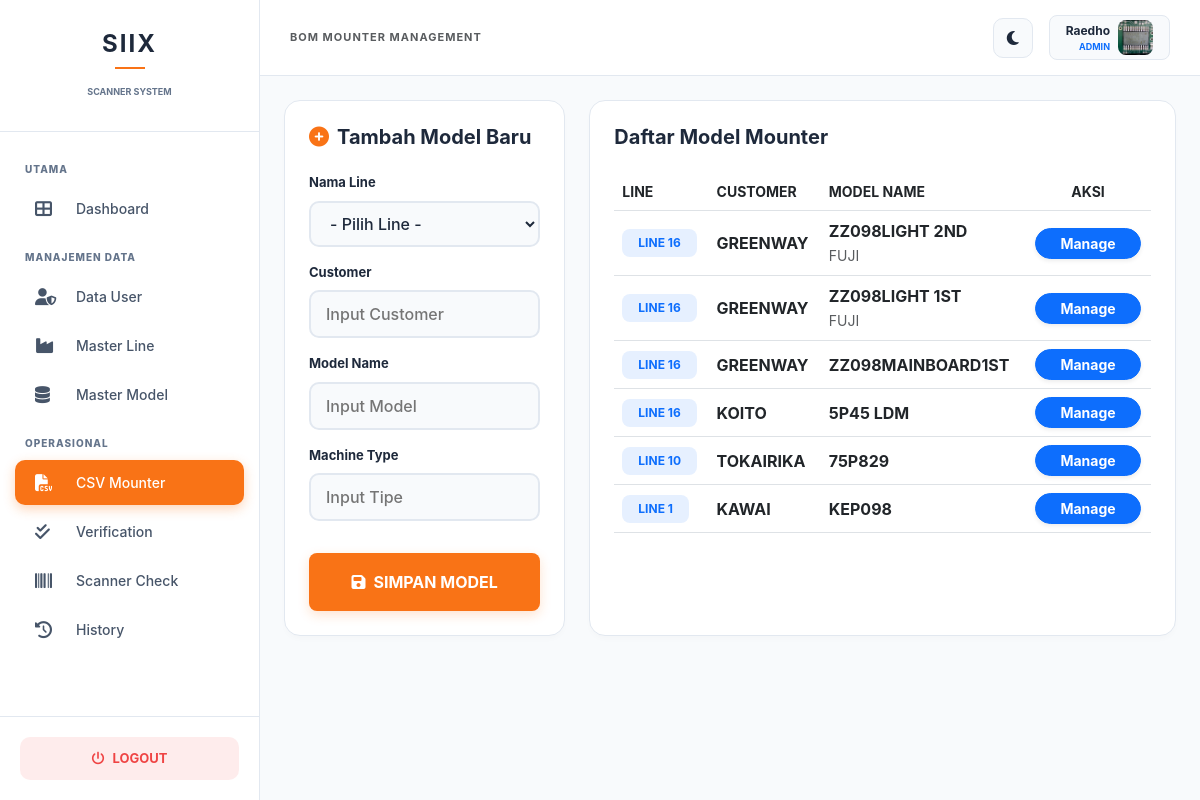
The app's page /admin/csv_mounter.php (signed in) with its own data.
### tables this page shows
CREATE TABLE `users` (
  `id` int(11) NOT NULL,
  `username` varchar(50) NOT NULL,
  `nama_karyawan` varchar(100) DEFAULT NULL,
  `password` varchar(255) NOT NULL,
  `role` enum('admin','user') DEFAULT 'user',
  `foto` varchar(255) DEFAULT 'default.png'
);

CREATE TABLE `bom_list` (
  `id` int(11) NOT NULL,
  `nama_line` varchar(50) DEFAULT NULL,
  `customer` varchar(100) DEFAULT NULL,
  `model_name` varchar(100) DEFAULT NULL,
  `tipe_mesin` enum('FUJI','CM','NPM') DEFAULT NULL
);

### admin/csv_mounter.php (the view, shortened to what this page needs)
<?php
include '../config/koneksi.php';
$user_login = $_SESSION['username'];
$query_user = mysqli_query($conn, "SELECT * FROM users WHERE username = '$user_login'");
$data_user = mysqli_fetch_assoc($query_user);
?>
<!DOCTYPE html>
<html lang="id">
<head>
    <link href="https://cdn.jsdelivr.net/npm/bootstrap@5.3.0/dist/css/bootstrap.min.css" rel="stylesheet">
    <link rel="stylesheet" href="https://cdnjs.cloudflare.com/ajax/libs/font-awesome/6.4.0/css/all.min.css">
</head>
<body data-bs-theme="light">
<nav id="sidebar">
    <div class="sidebar-header">
        <h4 class="fw-bold mb-0" style="letter-spacing: 2px;">SIIX</h4>
        <div style="height: 2px; width: 30px; background: var(--accent); margin: 8px auto;"></div>
        <small style="font-size: 9px; color: var(--text-muted); font-weight: 700;">SCANNER SYSTEM</small>
    </div>
    <div class="sidebar-menu">
        <div class="menu-label">Utama</div>
        <a href="dashboard.php"><i class="fas fa-th-large me-3"></i> Dashboard</a>
        <div class="menu-label">Manajemen Data</div>
        <a href="users.php"><i class="fas fa-user-shield me-3"></i> Data User</a>
        <a href="master_line.php"><i class="fas fa-industry me-3"></i> Master Line</a>
        <a href="master_data.php"><i class="fas fa-database me-3"></i> Master Model</a>
        <div class="menu-label">Operasional</div>
        <a href="csv_mounter.php" class="active"><i class="fas fa-file-csv me-3"></i> CSV Mounter</a>
        <a href="bom_Check.php"><i class="fas fa-check-double me-3"></i> Verification</a>
        <a href="scanner_check.php"><i class="fas fa-barcode me-3"></i> Scanner Check</a>
        <a href="history_scanner.php"><i class="fas fa-clock-rotate-left me-3"></i> History</a>
    </div>
    <div class="sidebar-footer">
        <a href="../logout.php" style="width: 100%; display: flex; align-items: center; justify-content: center; padding: 12px; color: #ef4444; text-decoration: none; background: rgba(239, 68, 68, 0.1); border-radius: 10px; font-weight: 700; font-size: 13px;">
            <i class="fas fa-power-off me-2"></i> LOGOUT
        </a>
    </div>
</nav>
<div class="main-content">
    <div class="top-nav d-flex justify-content-between align-items-center">
        <h6 class="mb-0 fw-bold text-muted text-uppercase" style="font-size: 11px; letter-spacing: 1px;">BOM Mounter Management</h6>
        <div class="d-flex align-items-center gap-3">
            <button class="theme-toggle" id="darkModeToggle"><i class="fas fa-moon" id="themeIcon"></i></button>
            <div class="d-flex align-items-center gap-2 px-3 py-1 rounded-3" style="background: var(--bg-body); border: 1px solid var(--nav-border);">
                <div class="text-end">
                    <p class="mb-0 fw-bold" style="font-size: 12px;"><?= $data_user['nama_karyawan'] ?></p>
                    <p class="mb-0 text-primary fw-bold" style="font-size: 9px; text-transform: uppercase;"><?= $_SESSION['role'] ?></p>
                </div>
                <img src="../assets/img/profile/<?= $data_user['foto'] ?: 'default.png' ?>" style="width: 35px; height: 35px; border-radius: 8px; object-fit: cover;">
            </div>
        </div>
    </div>
    <div class="p-4">
        <?php if(isset($_GET['manage'])):
            $bom_id = $_GET['manage'];
            $header = mysqli_fetch_assoc(mysqli_query($conn, "SELECT * FROM bom_list WHERE id='$bom_id'"));
            $check_master = mysqli_num_rows(mysqli_query($conn, "SELECT id FROM master_model WHERE bom_id='$bom_id'"));
        ?>
            <div class="card-custom p-4 mb-4" style="border-left: 5px solid var(--accent);">
                <div class="d-flex justify-content-between align-items-center">
                    <div>
                        <div class="d-flex align-items-center gap-3 mb-1">
                            <h4 class="fw-bold mb-0 text-uppercase"><?= $header['model_name'] ?></h4>
                            <?= ($check_master > 0) ? '<span class="badge bg-success bg-opacity-10 text-success border border-success px-3 py-2 rounded-pill fw-bold" style="font-size:10px;">MASTER READY</span>' : '<span class="badge bg-secondary bg-opacity-10 text-secondary border border-secondary px-3 py-2 rounded-pill fw-bold" style="font-size:10px;">NO MASTER</span>' ?>
                        </div>
                        <p class="text-muted mb-0 small text-uppercase fw-bold"><?= $header['nama_line'] ?> | <?= $header['customer'] ?> | <?= $header['tipe_mesin'] ?></p>
                    </div>
                    <div class="d-flex gap-2">
                        <form action="" method="POST" onsubmit="return confirm('Update Master Data?')">
                            <input type="hidden" name="bom_id" value="<?= $bom_id ?>">
                            <button type="submit" name="sync_master" class="btn btn-warning fw-bold px-3 rounded-3 shadow-sm text-white"><i class="fas fa-sync-alt me-2"></i>SYNC MASTER</button>
                        </form>
                        <a href="csv_mounter.php" class="btn btn-light border fw-bold px-3 rounded-3 shadow-sm">KEMBALI</a>
                    </div>
                </div>
            </div>
            <div class="row g-4 mb-4">
                <div class="col-md-8">
                    <div class="card-custom p-4">
                        <h6 class="fw-bold mb-3 text-muted text-uppercase" style="font-size: 11px;"><i class="fas fa-file-import me-2"></i>Import File CSV</h6>
                        <form action="" method="POST" enctype="multipart/form-data" class="row g-3">
                            <input type="hidden" name="bom_id" value="<?= $bom_id ?>">
                            <div class="col-md-9">
                                <input type="file" name="file_csv" class="form-control-custom w-100" accept=".csv" required>
                            </div>
                            <div class="col-md-3">
                                <button type="submit" name="import_csv" class="btn btn-primary w-100 fw-bold py-2 rounded-3">IMPORT</button>
                            </div>
                        </form>
                    </div>
                </div>
                <div class="col-md-4">
                    <div class="card-custom p-4 d-flex flex-column justify-content-center">
                        <h6 class="fw-bold mb-3 text-muted text-uppercase" style="font-size: 11px;"><i class="fas fa-trash-alt me-2"></i>Clear Data</h6>
                        <form action="" method="POST" onsubmit="return confirm('Hapus semua item? Data ini akan hilang selamanya.')">
                            <input type="hidden" name="bom_id" value="<?= $bom_id ?>">
                            <button type="submit" name="truncate_items" class="btn btn-outline-danger w-100 fw-bold py-2 rounded-3">KOSONGKAN TABEL</button>
                        </form>
                    </div>
                </div>
            </div>
            <div class="card-custom overflow-hidden">
                <div class="table-responsive">
                    <table class="table table-custom align-middle mb-0">
                        <thead>
                            <tr><th class="ps-4">No</th><th>Part Number</th><th>Feeder Name</th><th class="text-center">Type</th><th>Size</th><th>Pitch</th></tr>
                        </thead>
                        <tbody>
                            <?php $n=1; $items = mysqli_query($conn, "SELECT * FROM bom_items WHERE bom_id='$bom_id' ORDER BY id ASC");
                            if(mysqli_num_rows($items) > 0){
                                while($it = mysqli_fetch_array($items)): ?>
                                <tr>
                                    <td class="ps-4 fw-bold text-muted"><?= $n++ ?></td>
                                    <td><span class="box-sap"><?= $it['sap_code'] ?></span></td>
                                    <td class="fw-bold"><?= $it['feeder_name'] ?></td>
                                    <td class="text-center"><span class="badge bg-primary bg-opacity-10 text-primary px-3 py-2 rounded-pill"><?= strtoupper($it['feeder_type']) ?></span></td>
                                    <td class="fw-bold"><?= $it['feeder_size'] ?></td>
                                    <td class="fw-bold" style="color: var(--accent);"><?= $it['pitch'] ?></td>
                                </tr>
                            <?php endwhile; } else { echo "<tr><td colspan='6' class='text-center py-5 text-muted fw-bold'>Belum ada item terdaftar.</td></tr>"; } ?>
                        </tbody>
                    </table>
                </div>
            </div>
        <?php else: ?>
            <div class="row g-4">
                <div class="col-md-4">
                    <div class="card-custom p-4">
                        <h5 class="fw-bold mb-4"><i class="fas fa-plus-circle text-accent me-2" style="color: var(--accent);"></i>Tambah Model Baru</h5>
                        <form action="" method="POST">
                            <div class="mb-3">
                                <label class="form-label-custom">Nama Line</label>
                                <select name="nama_line" class="form-control-custom w-100" required>
                                    <option value="">- Pilih Line -</option>
                                </select>
                            </div>
                            <div class="mb-3">
                                <label class="form-label-custom">Customer</label>
                                <input type="text" name="customer" class="form-control-custom w-100" placeholder="Input Customer" required>
                            </div>
                            <div class="mb-3">
                                <label class="form-label-custom">Model Name</label>
                                <input type="text" name="model_name" class="form-control-custom w-100" placeholder="Input Model" required>
                            </div>
                            <div class="mb-3">
                                <label class="form-label-custom">Machine Type</label>
                                <input type="text" name="tipe_mesin" class="form-control-custom w-100" placeholder="Input Tipe" required>
                            </div>
                            <button type="submit" name="add_model" class="btn btn-accent w-100 fw-bold py-3 rounded-3 mt-3 text-white" style="background: var(--accent); box-shadow: 0 4px 12px rgba(249, 115, 22, 0.2);">
                                <i class="fas fa-save me-2"></i>SIMPAN MODEL
                            </button>
                        </form>
                    </div>
                </div>
                <div class="col-md-8">
                    <div class="card-custom p-4 h-100">
                        <h5 class="fw-bold mb-4">Daftar Model Mounter</h5>
                        <div class="table-responsive">
                            <table class="table table-hover align-middle">
                                <thead>
                                    <tr class="small text-muted"><th>LINE</th><th>CUSTOMER</th><th>MODEL NAME</th><th class="text-center">AKSI</th></tr>
                                </thead>
                                <tbody>
                                    <?php $res = mysqli_query($conn, "SELECT * FROM bom_list ORDER BY id DESC");
                                    while($row = mysqli_fetch_array($res)): ?>
                                    <tr>
                                        <td><span class="badge bg-primary bg-opacity-10 text-primary fw-bold px-3 py-2 rounded-3"><?= $row['nama_line'] ?></span></td>
                                        <td class="fw-bold"><?= $row['customer'] ?></td>
                                        <td><div class="fw-bold"><?= $row['model_name'] ?></div><small class="text-muted text-uppercase"><?= $row['tipe_mesin'] ?></small></td>
                                        <td class="text-center"><a href="csv_mounter.php?manage=<?= $row['id'] ?>" class="btn btn-primary btn-sm px-4 rounded-pill shadow-sm fw-bold">Manage</a></td>
                                    </tr>
                                    <?php endwhile; ?>
                                </tbody>
                            </table>
                        </div>
                    </div>
                </div>
            </div>
        <?php endif; ?>
    </div>
</div>
</body>
</html>

### admin/csv_mounter.php (style rules this page uses)
:root { --bg-body: #f8fafc; --bg-sidebar: #ffffff; --bg-card: #ffffff; --text-main: #1e293b; --text-muted: #64748b; --sidebar-text: #475569; --sidebar-hover: #f1f5f9; --nav-border: #e2e8f0; --accent: #f97316; --sidebar-header-text: #1e293b; }
body { background-color: var(--bg-body); color: var(--text-main); font-family: 'Inter', sans-serif; transition: all 0.3s ease; overflow-x: hidden; }
#sidebar { width: 260px; height: 100vh; position: fixed; background: var(--bg-sidebar); display: flex; flex-direction: column; z-index: 1000; transition: 0.3s ease; border-right: 1px solid var(--nav-border); }
.sidebar-header { padding: 30px 25px; text-align: center; border-bottom: 1px solid var(--nav-border); }
.sidebar-menu { flex: 1; padding: 15px 0; overflow-y: auto; }
.sidebar-menu .menu-label { padding: 15px 25px 5px; font-size: 10px; font-weight: 800; color: var(--text-muted); text-transform: uppercase; letter-spacing: 1px; }
.sidebar-menu a { padding: 12px 20px; margin: 4px 15px; display: flex; align-items: center; color: var(--sidebar-text); text-decoration: none; transition: 0.2s; font-size: 14px; border-radius: 10px; font-weight: 500; }
.sidebar-menu a i { width: 25px; font-size: 17px; }
.sidebar-menu a.active { color: #fff; background: var(--accent); box-shadow: 0 4px 12px rgba(249, 115, 22, 0.3); }
.sidebar-footer { padding: 20px; border-top: 1px solid var(--nav-border); }
.main-content { margin-left: 260px; width: calc(100% - 260px); min-height: 100vh; transition: 0.3s; }
.top-nav { background: var(--bg-card); padding: 15px 30px; border-bottom: 1px solid var(--nav-border); position: sticky; top: 0; z-index: 999; }
.card-custom { background-color: var(--bg-card); border: 1px solid var(--nav-border); border-radius: 16px; box-shadow: 0 4px 6px -1px rgba(0,0,0,0.02); }
.form-label-custom { color: var(--text-main); font-weight: 700; font-size: 13px; margin-bottom: 8px; display: block; }
.form-control-custom { background-color: var(--bg-body); border: 2px solid var(--nav-border) !important; color: var(--text-main); border-radius: 10px; padding: 10px 15px; transition: 0.2s; font-weight: 500; }
.theme-toggle { cursor: pointer; width: 40px; height: 40px; border-radius: 10px; display: flex; align-items: center; justify-content: center; background: var(--bg-body); color: var(--text-main); border: 1px solid var(--nav-border); }

### records on screen
users: nama_karyawan "Raedho", foto (picture)
bom_list: nama_line "LINE 16", customer "GREENWAY", model_name "ZZ098LIGHT 2ND", tipe_mesin "FUJI"
bom_list: nama_line "LINE 16", customer "GREENWAY", model_name "ZZ098LIGHT 1ST", tipe_mesin "FUJI"
bom_list: nama_line "LINE 16", customer "GREENWAY", model_name "ZZ098MAINBOARD1ST"
bom_list: nama_line "LINE 16", customer "KOITO", model_name "5P45 LDM"
bom_list: nama_line "LINE 10", customer "TOKAIRIKA", model_name "75P829"
bom_list: nama_line "LINE 1", customer "KAWAI", model_name "KEP098"

### other values on screen
$_SESSION['role'] "ADMIN"
